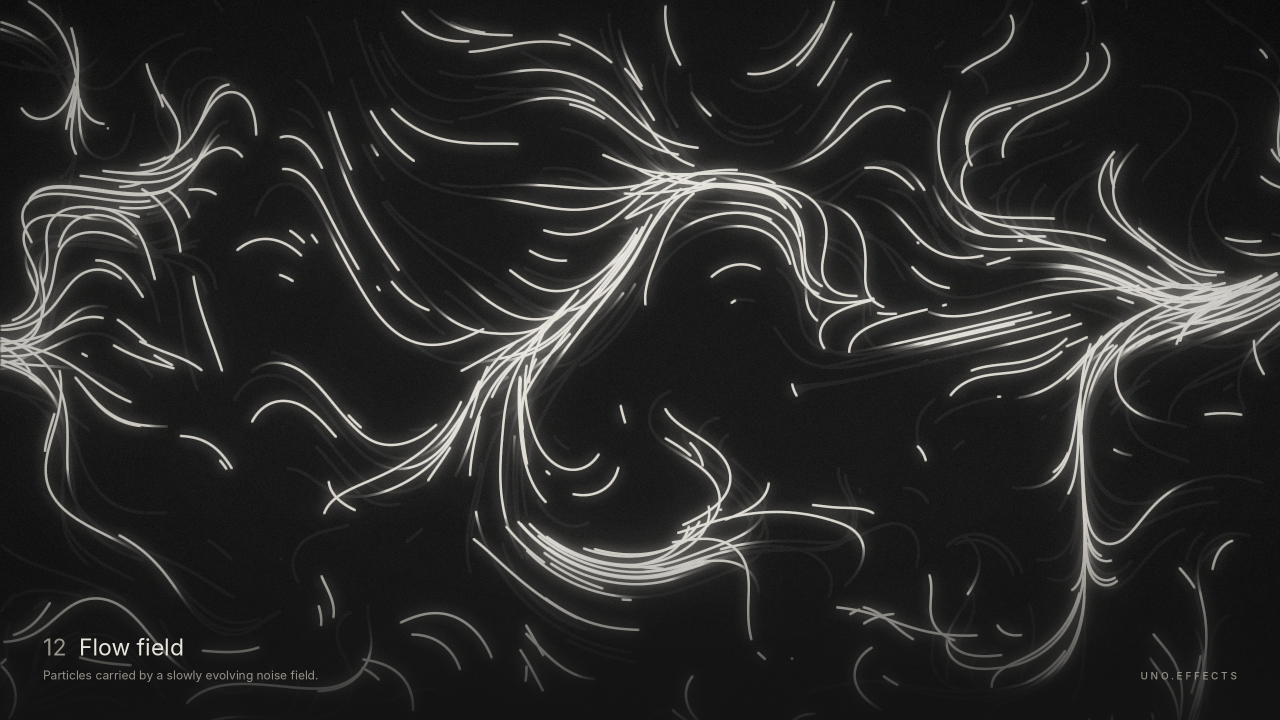
#> input picture media/art/12-silk-flowfield.jpg, 2560 x 1440 px (shown at 1/2 size)
$ python -i finish.py   (imports and definitions only)
#> lines starting #> are read from the running program, lines starting #| are printed output that depends on the picture
#> further down, picture is the input picture: PIL image 2560x1440 RGB; mean R, G, B 42.1, 41.8, 40.8
"""Finishing pass for the art renders: bloom, vignette, grain, editorial caption.

Usage: python finish.py <raw dir> <out dir>
"""
import sys, os
import numpy as np
from PIL import Image, ImageFilter, ImageDraw, ImageFont, ImageChops

BONE, MUTED, INK, INK_MUTED = (233, 229, 221), (150, 146, 138), (31, 30, 28), (130, 124, 116)

# Set UNO_FX_FONTS to the folder holding Inter (and DejaVu Sans Mono for the poster)
# when they are not installed in one of these places.
FONT_DIRS = [
    os.environ.get('UNO_FX_FONTS', ''),
    '/usr/share/fonts/opentype/inter',
    '/usr/share/fonts/truetype/dejavu',
    os.path.join(os.environ.get('LOCALAPPDATA', ''), 'Microsoft', 'Windows', 'Fonts'),
    os.path.join(os.environ.get('WINDIR', 'C:/Windows'), 'Fonts'),
    os.path.expanduser('~/Library/Fonts'),
]


# [6 lines left out: function font, not called in this run]

SHOTS = [
    # file, number, name, description, light surface?
    ('silk-flowfield', 12, 'Flow field', 'Particles carried by a slowly evolving noise field.', False),
    ('attractor-longexp', 40, 'Attractor', 'The Lorenz attractor, plotted in x and z.', False),
    ('vortex-longexp', 44, 'Vortex', 'A drain: particles spiral inwards, faster as they go.', False),
    ('curlnoise-longexp', 13, 'Curl noise', 'Paths following the curl of a noise field.', False),
    ('dipole-longexp', 39, 'Dipole', 'Field lines traced from one pole to the other.', False),
    ('fireworks-longexp', 26, 'Fireworks', 'Shells that burst into a fading shower.', False),
    ('galaxy-longexp', 36, 'Galaxy', 'A two-armed spiral turning faster towards the centre.', False),
    ('orbits-longexp', 28, 'Orbits', 'Nested rings with one body on each.', False),
    ('phyllotaxis-amber', 54, 'Phyllotaxis', 'The sunflower spiral, with a pulse running outwards.', False),
    ('sparkler-longexp', 60, 'Sparkler', 'A hot core throwing short-lived streaks.', False),
    ('constellation', 27, 'Constellation', 'Drifting nodes linked whenever they come close.', False),
    ('arcs', 61, 'Arcs', 'Ragged discharges arcing between two terminals.', False),
    ('plasma', 20, 'Plasma', 'Four interfering sine fields, drawn by a shader.', False),
    ('lissajous-paper', 35, 'Lissajous', 'A lissajous figure drawn by a train of points.', True),
    ('halftone-paper', 46, 'Halftone', 'Rings of dots swelling as a wave passes through them.', True),
    ('metaballs-paper', 23, 'Metaballs', 'Blobs that merge as they pass, shaded from a scalar field.', True),
]


def bloom(im):
    w, h = im.size
#> w = 2560; h = 1440
    # Only what is brighter than the surface glows, so the blacks stay put.
    bright = Image.eval(im, lambda v: min(255, max(0, v - 48) * 1.4))
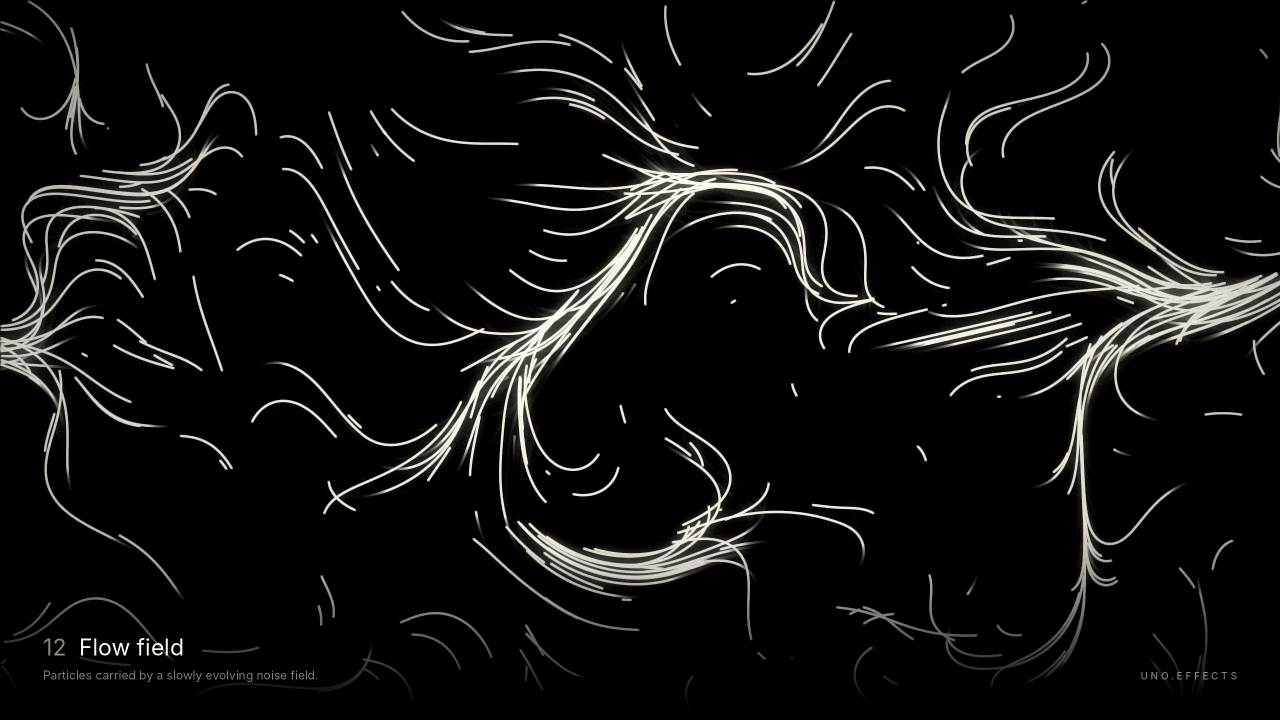
#> bright: PIL image 2560x1440 RGB (shown at 1/2 size); mean R, G, B 16.8, 16.5, 15.6
    glow = Image.eval(bright.filter(ImageFilter.GaussianBlur(max(w, h) / 220)), lambda v: int(v * 0.55))
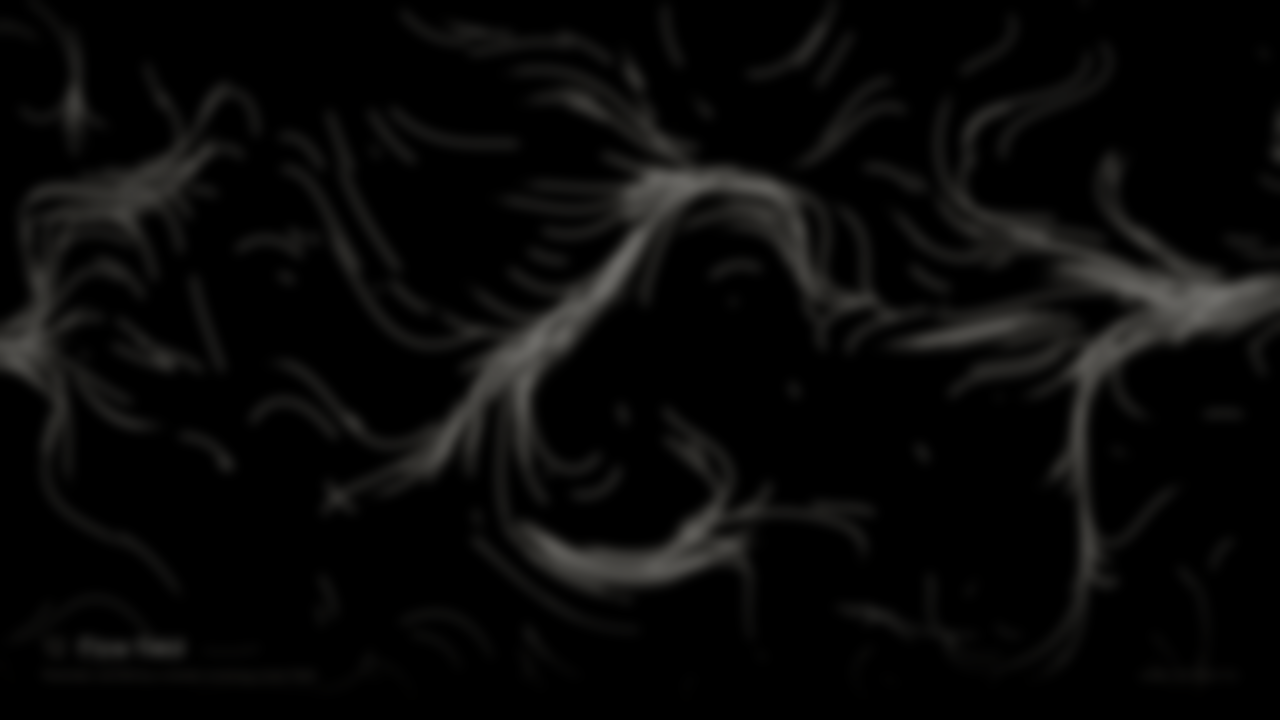
#> glow: PIL image 2560x1440 RGB (shown at 1/2 size); mean R, G, B 9, 8.8, 8.3
    wide = Image.eval(bright.filter(ImageFilter.GaussianBlur(max(w, h) / 60)), lambda v: int(v * 0.30))
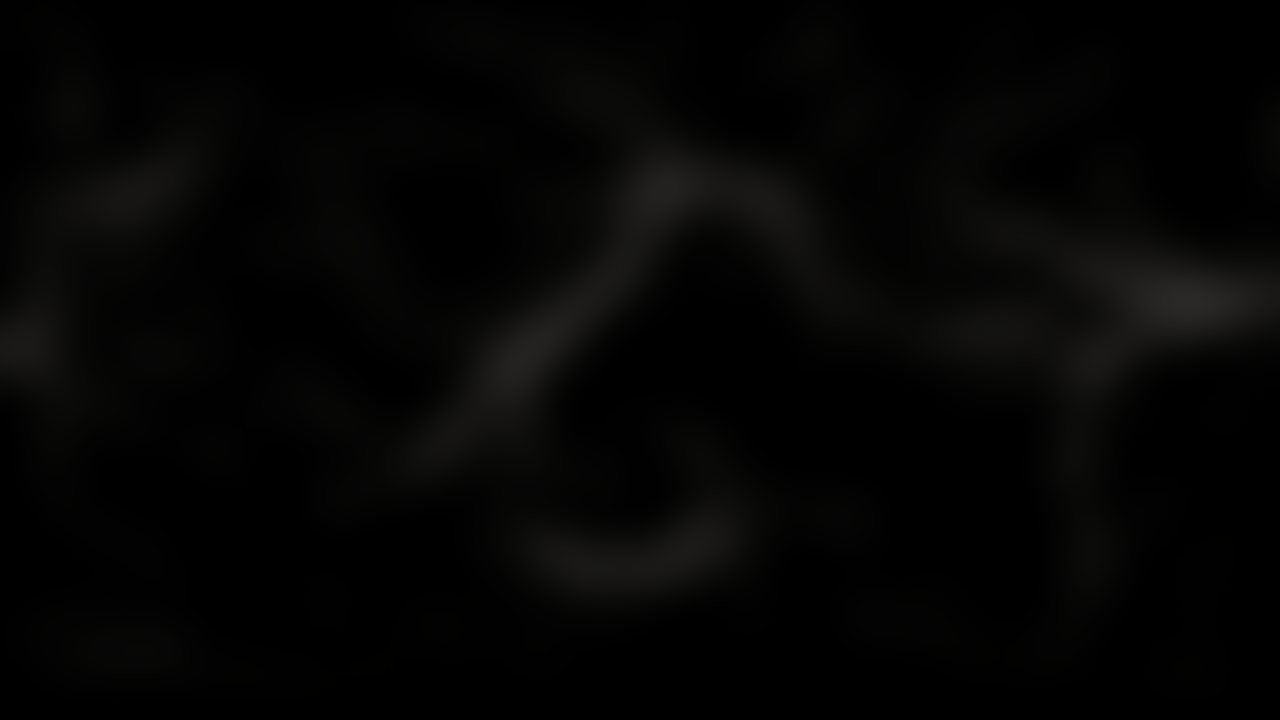
#> wide: PIL image 2560x1440 RGB (shown at 1/2 size); mean R, G, B 4.6, 4.5, 4.2
    return ImageChops.screen(ImageChops.screen(im, glow), wide)
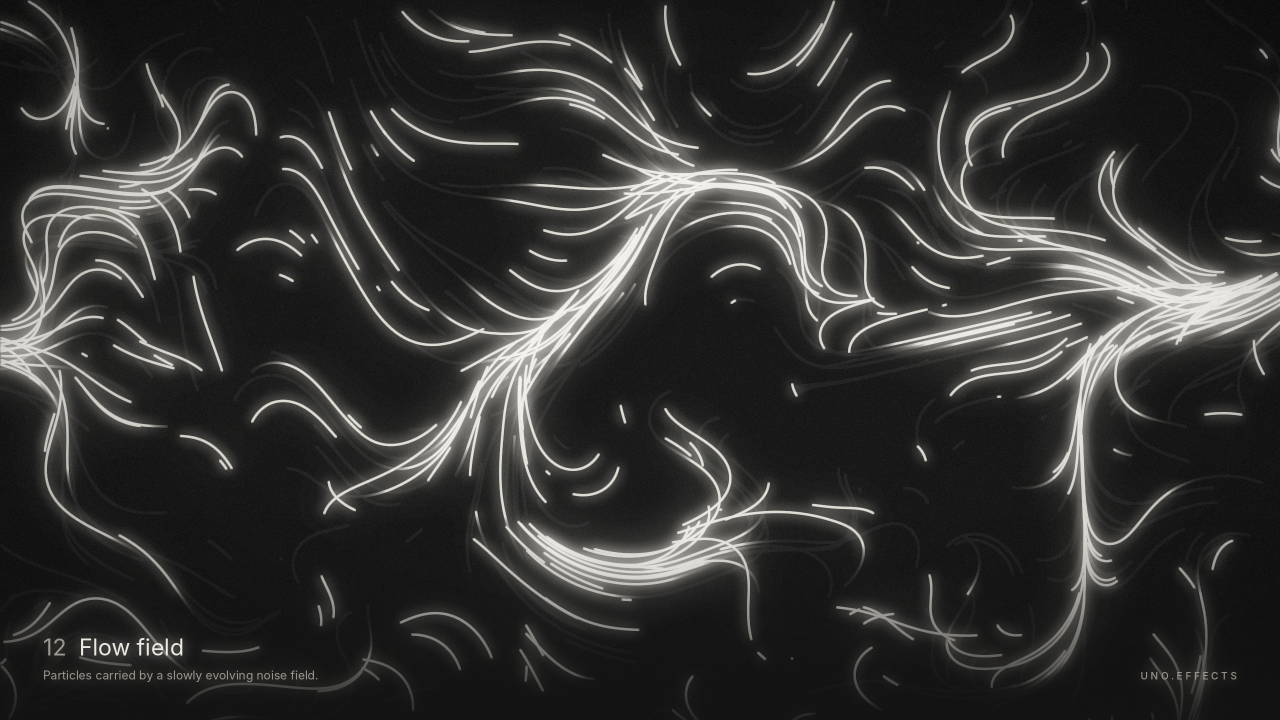
#> returned value: PIL image 2560x1440 RGB (shown at 1/2 size); mean R, G, B 50.6, 50.2, 48.9


# [68 lines left out: functions scrim, vignette, grain, caption, main, not called in this run]


# [2 lines not run here, left out]

>>> from PIL import Image
>>> picture = Image.open('../art/12-silk-flowfield.jpg')
>>> result = bloom(picture)

$ run again, on media/art/20-plasma.jpg
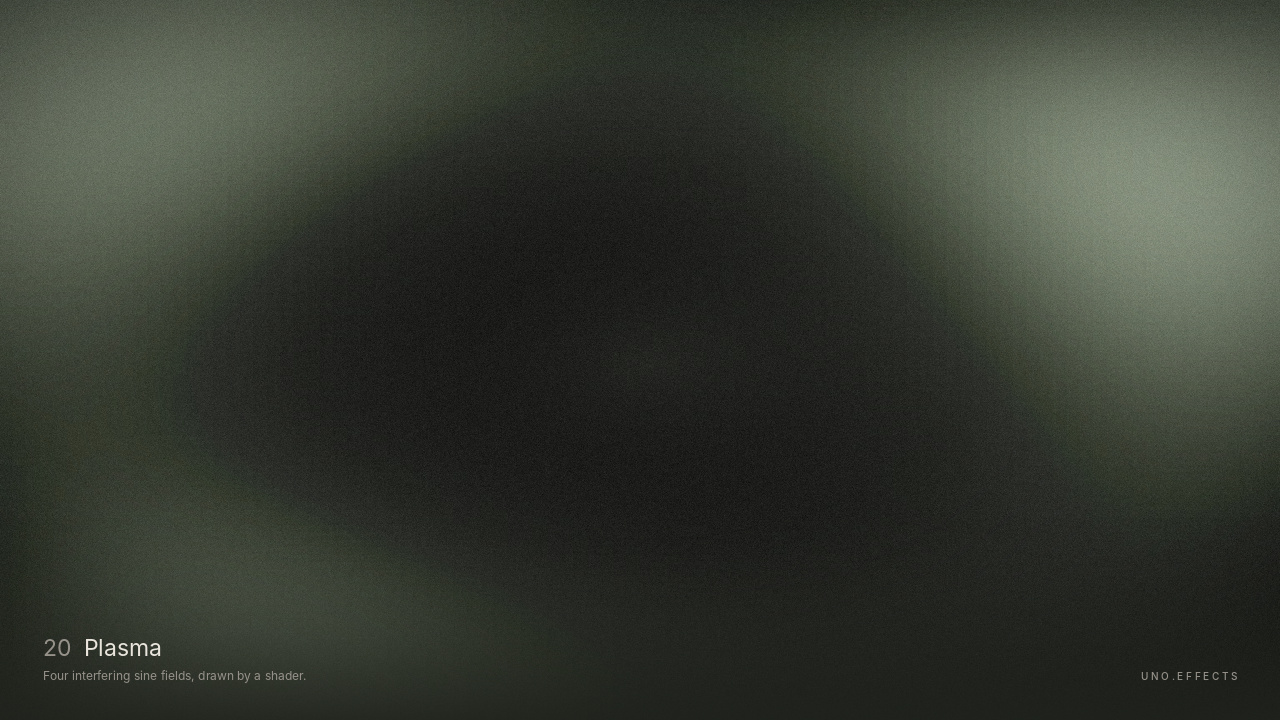
#> input picture media/art/20-plasma.jpg, 1280 x 720 px
#> picture is the input picture: PIL image 1280x720 RGB; mean R, G, B 53.9, 58.1, 49.5
#> in bloom, `wide = Image.eval(bright.filter(ImageFilter.GaussianBlur(max(w, h) / 6..`:
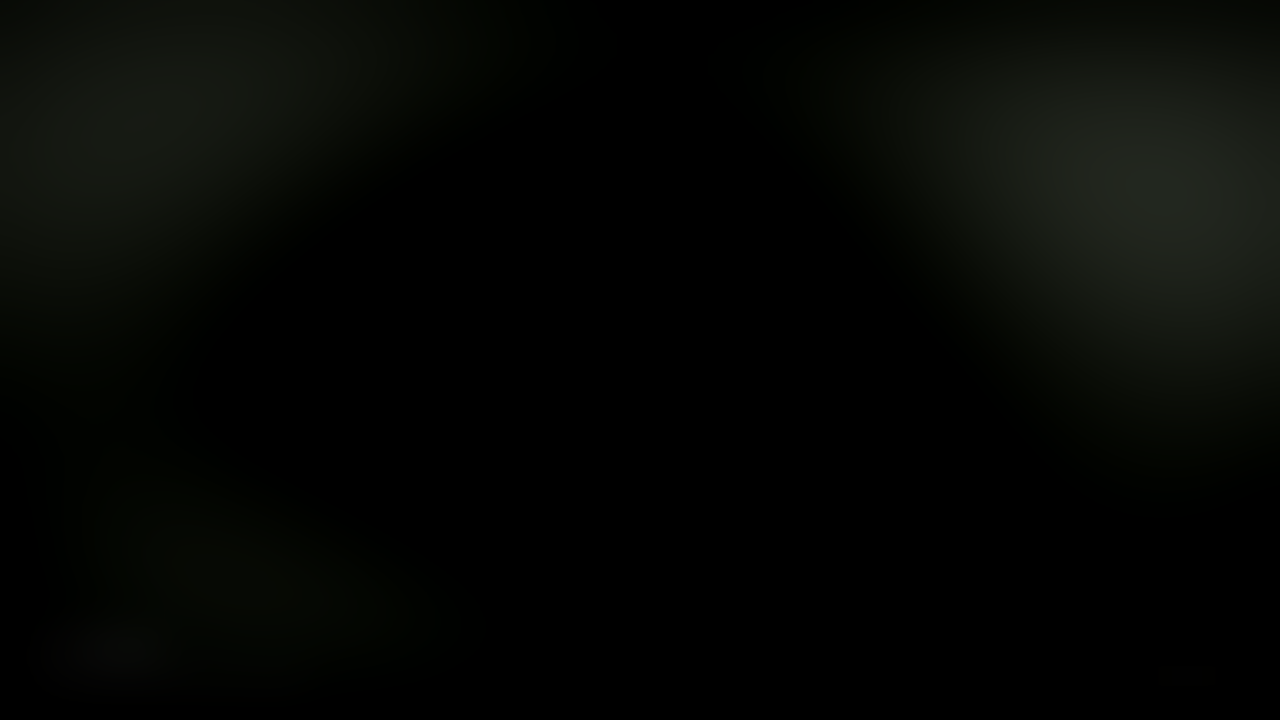
#> wide: PIL image 1280x720 RGB; mean R, G, B 5.3, 6.6, 4.2
#> in bloom, `return ImageChops.screen(ImageChops.screen(im, glow), wide)`:
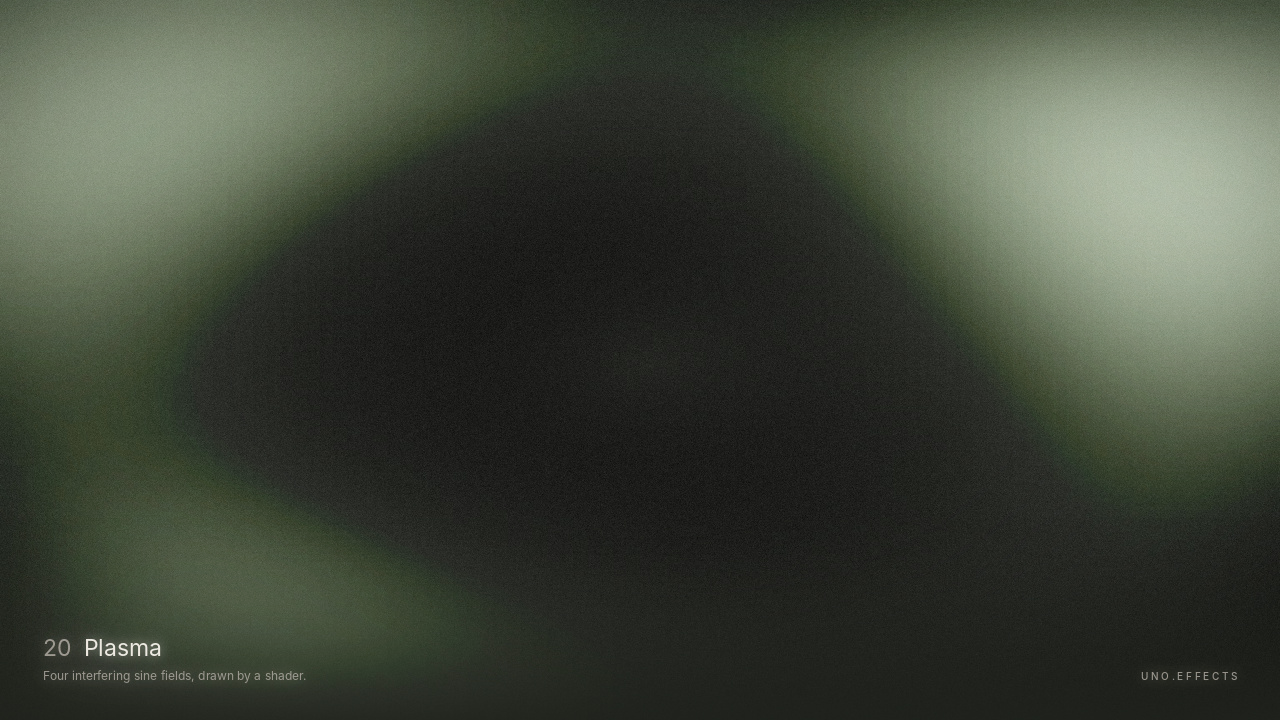
#> returned value: PIL image 1280x720 RGB; mean R, G, B 63.4, 69.6, 57.3
